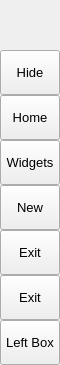
        <widget class="QFrame" name="leftMenuBg">
         <property name="minimumSize">
          <size>
           <width>60</width>
           <height>0</height>
          </size>
         </property>
         <property name="maximumSize">
          <size>
           <width>60</width>
           <height>16777215</height>
          </size>
         </property>
         <property name="frameShape">
          <enum>QFrame::Shape::NoFrame</enum>
         </property>
         <property name="frameShadow">
          <enum>QFrame::Shadow::Raised</enum>
         </property>
         <layout class="QVBoxLayout" name="verticalLayout_3">
          <property name="spacing">
           <number>0</number>
          </property>
          <property name="leftMargin">
           <number>0</number>
          </property>
          <property name="topMargin">
           <number>0</number>
          </property>
          <property name="rightMargin">
           <number>0</number>
          </property>
          <property name="bottomMargin">
           <number>0</number>
          </property>
          <item>
           <widget class="QFrame" name="topLogoInfo">
            <property name="minimumSize">
             <size>
              <width>0</width>
              <height>50</height>
             </size>
            </property>
            <property name="maximumSize">
             <size>
              <width>16777215</width>
              <height>50</height>
             </size>
            </property>
            <property name="frameShape">
             <enum>QFrame::Shape::NoFrame</enum>
            </property>
            <property name="frameShadow">
             <enum>QFrame::Shadow::Raised</enum>
            </property>
            <widget class="QFrame" name="topLogo">
             <property name="geometry">
              <rect>
               <x>10</x>
               <y>5</y>
               <width>42</width>
               <height>42</height>
              </rect>
             </property>
             <property name="minimumSize">
              <size>
               <width>42</width>
               <height>42</height>
              </size>
             </property>
             <property name="maximumSize">
              <size>
               <width>42</width>
               <height>42</height>
              </size>
             </property>
             <property name="frameShape">
              <enum>QFrame::Shape::NoFrame</enum>
             </property>
             <property name="frameShadow">
              <enum>QFrame::Shadow::Raised</enum>
             </property>
            </widget>
            <widget class="QLabel" name="titleLeftApp">
             <property name="geometry">
              <rect>
               <x>70</x>
               <y>8</y>
               <width>160</width>
               <height>20</height>
              </rect>
             </property>
             <property name="font">
              <font>
               <family>Segoe UI</family>
               <pointsize>12</pointsize>
               <italic>false</italic>
               <bold>true</bold>
              </font>
             </property>
             <property name="styleSheet">
              <string notr="true">font: 700 12pt &quot;Segoe UI&quot;;</string>
             </property>
             <property name="text">
              <string>PyDracula</string>
             </property>
             <property name="alignment">
              <set>Qt::AlignmentFlag::AlignLeading|Qt::AlignmentFlag::AlignLeft|Qt::AlignmentFlag::AlignTop</set>
             </property>
            </widget>
            <widget class="QLabel" name="titleLeftDescription">
             <property name="geometry">
              <rect>
               <x>70</x>
               <y>27</y>
               <width>160</width>
               <height>16</height>
              </rect>
             </property>
             <property name="maximumSize">
              <size>
               <width>16777215</width>
               <height>16</height>
              </size>
             </property>
             <property name="font">
              <font>
               <family>Segoe UI</family>
               <pointsize>8</pointsize>
               <italic>false</italic>
               <bold>false</bold>
              </font>
             </property>
             <property name="text">
              <string>Modern GUI / Flat Style</string>
             </property>
             <property name="alignment">
              <set>Qt::AlignmentFlag::AlignLeading|Qt::AlignmentFlag::AlignLeft|Qt::AlignmentFlag::AlignTop</set>
             </property>
            </widget>
           </widget>
          </item>
          <item>
           <widget class="QFrame" name="leftMenuFrame">
            <property name="frameShape">
             <enum>QFrame::Shape::NoFrame</enum>
            </property>
            <property name="frameShadow">
             <enum>QFrame::Shadow::Raised</enum>
            </property>
            <layout class="QVBoxLayout" name="verticalMenuLayout">
             <property name="spacing">
              <number>0</number>
             </property>
             <property name="leftMargin">
              <number>0</number>
             </property>
             <property name="topMargin">
              <number>0</number>
             </property>
             <property name="rightMargin">
              <number>0</number>
             </property>
             <property name="bottomMargin">
              <number>0</number>
             </property>
             <item>
              <widget class="QFrame" name="toggleBox">
               <property name="maximumSize">
                <size>
                 <width>16777215</width>
                 <height>45</height>
                </size>
               </property>
               <property name="frameShape">
                <enum>QFrame::Shape::NoFrame</enum>
               </property>
               <property name="frameShadow">
                <enum>QFrame::Shadow::Raised</enum>
               </property>
               <layout class="QVBoxLayout" name="verticalLayout_4">
                <property name="spacing">
                 <number>0</number>
                </property>
                <property name="leftMargin">
                 <number>0</number>
                </property>
                <property name="topMargin">
                 <number>0</number>
                </property>
                <property name="rightMargin">
                 <number>0</number>
                </property>
                <property name="bottomMargin">
                 <number>0</number>
                </property>
                <item>
                 <widget class="QPushButton" name="toggleButton">
                  <property name="sizePolicy">
                   <sizepolicy hsizetype="Expanding" vsizetype="Fixed">
                    <horstretch>0</horstretch>
                    <verstretch>0</verstretch>
                   </sizepolicy>
                  </property>
                  <property name="minimumSize">
                   <size>
                    <width>0</width>
                    <height>45</height>
                   </size>
                  </property>
                  <property name="font">
                   <font>
                    <family>Segoe UI</family>
                    <pointsize>10</pointsize>
                    <italic>false</italic>
                    <bold>false</bold>
                   </font>
                  </property>
                  <property name="cursor">
                   <cursorShape>PointingHandCursor</cursorShape>
                  </property>
                  <property name="layoutDirection">
                   <enum>Qt::LayoutDirection::LeftToRight</enum>
                  </property>
                  <property name="styleSheet">
                   <string notr="true">background-image: url(:/icons/images/icons/icon_menu.png);</string>
                  </property>
                  <property name="text">
                   <string>Hide</string>
                  </property>
                 </widget>
                </item>
               </layout>
              </widget>
             </item>
             <item alignment="Qt::AlignmentFlag::AlignTop">
              <widget class="QFrame" name="topMenu">
               <property name="frameShape">
                <enum>QFrame::Shape::NoFrame</enum>
               </property>
               <property name="frameShadow">
                <enum>QFrame::Shadow::Raised</enum>
               </property>
               <layout class="QVBoxLayout" name="verticalLayout_8">
                <property name="spacing">
                 <number>0</number>
                </property>
                <property name="leftMargin">
                 <number>0</number>
                </property>
                <property name="topMargin">
                 <number>0</number>
                </property>
                <property name="rightMargin">
                 <number>0</number>
                </property>
                <property name="bottomMargin">
                 <number>0</number>
                </property>
                <item>
                 <widget class="QPushButton" name="btn_home">
                  <property name="sizePolicy">
                   <sizepolicy hsizetype="Expanding" vsizetype="Fixed">
                    <horstretch>0</horstretch>
                    <verstretch>0</verstretch>
                   </sizepolicy>
                  </property>
                  <property name="minimumSize">
                   <size>
                    <width>0</width>
                    <height>45</height>
                   </size>
                  </property>
                  <property name="font">
                   <font>
                    <family>Segoe UI</family>
                    <pointsize>10</pointsize>
                    <italic>false</italic>
                    <bold>false</bold>
                   </font>
                  </property>
                  <property name="cursor">
                   <cursorShape>PointingHandCursor</cursorShape>
                  </property>
                  <property name="layoutDirection">
                   <enum>Qt::LayoutDirection::LeftToRight</enum>
                  </property>
                  <property name="styleSheet">
                   <string notr="true">background-image: url(:/icons/images/icons/cil-home.png);</string>
                  </property>
                  <property name="text">
                   <string>Home</string>
                  </property>
                 </widget>
                </item>
                <item>
                 <widget class="QPushButton" name="btn_widgets">
                  <property name="sizePolicy">
                   <sizepolicy hsizetype="Expanding" vsizetype="Fixed">
                    <horstretch>0</horstretch>
                    <verstretch>0</verstretch>
                   </sizepolicy>
                  </property>
                  <property name="minimumSize">
                   <size>
                    <width>0</width>
                    <height>45</height>
                   </size>
                  </property>
                  <property name="font">
                   <font>
                    <family>Segoe UI</family>
                    <pointsize>10</pointsize>
                    <italic>false</italic>
                    <bold>false</bold>
                   </font>
                  </property>
                  <property name="cursor">
                   <cursorShape>PointingHandCursor</cursorShape>
                  </property>
                  <property name="layoutDirection">
                   <enum>Qt::LayoutDirection::LeftToRight</enum>
                  </property>
                  <property name="styleSheet">
                   <string notr="true">background-image: url(:/icons/images/icons/cil-gamepad.png);</string>
                  </property>
                  <property name="text">
                   <string>Widgets</string>
                  </property>
                 </widget>
                </item>
                <item>
                 <widget class="QPushButton" name="btn_page1">
                  <property name="sizePolicy">
                   <sizepolicy hsizetype="Expanding" vsizetype="Fixed">
                    <horstretch>0</horstretch>
                    <verstretch>0</verstretch>
                   </sizepolicy>
                  </property>
                  <property name="minimumSize">
                   <size>
                    <width>0</width>
                    <height>45</height>
                   </size>
                  </property>
                  <property name="font">
                   <font>
                    <family>Segoe UI</family>
                    <pointsize>10</pointsize>
                    <italic>false</italic>
                    <bold>false</bold>
                   </font>
                  </property>
                  <property name="cursor">
                   <cursorShape>PointingHandCursor</cursorShape>
                  </property>
                  <property name="layoutDirection">
                   <enum>Qt::LayoutDirection::LeftToRight</enum>
                  </property>
                  <property name="styleSheet">
                   <string notr="true">background-image: url(:/icons/images/icons/cil-file.png);</string>
                  </property>
                  <property name="text">
                   <string>New</string>
                  </property>
                 </widget>
                </item>
                <item>
                 <widget class="QPushButton" name="btn_page2">
                  <property name="sizePolicy">
                   <sizepolicy hsizetype="Expanding" vsizetype="Fixed">
                    <horstretch>0</horstretch>
                    <verstretch>0</verstretch>
                   </sizepolicy>
                  </property>
                  <property name="minimumSize">
                   <size>
                    <width>0</width>
                    <height>45</height>
                   </size>
                  </property>
                  <property name="font">
                   <font>
                    <family>Segoe UI</family>
                    <pointsize>10</pointsize>
                    <italic>false</italic>
                    <bold>false</bold>
                   </font>
                  </property>
                  <property name="cursor">
                   <cursorShape>PointingHandCursor</cursorShape>
                  </property>
                  <property name="layoutDirection">
                   <enum>Qt::LayoutDirection::LeftToRight</enum>
                  </property>
                  <property name="styleSheet">
                   <string notr="true">background-image: url(:/icons/images/icons/cil-x.png);</string>
                  </property>
                  <property name="text">
                   <string>Exit</string>
                  </property>
                 </widget>
                </item>
                <item>
                 <widget class="QPushButton" name="btn_page3">
                  <property name="sizePolicy">
                   <sizepolicy hsizetype="Expanding" vsizetype="Fixed">
                    <horstretch>0</horstretch>
                    <verstretch>0</verstretch>
                   </sizepolicy>
                  </property>
                  <property name="minimumSize">
                   <size>
                    <width>0</width>
                    <height>45</height>
                   </size>
                  </property>
                  <property name="font">
                   <font>
                    <family>Segoe UI</family>
                    <pointsize>10</pointsize>
                    <italic>false</italic>
                    <bold>false</bold>
                   </font>
                  </property>
                  <property name="cursor">
                   <cursorShape>PointingHandCursor</cursorShape>
                  </property>
                  <property name="layoutDirection">
                   <enum>Qt::LayoutDirection::LeftToRight</enum>
                  </property>
                  <property name="styleSheet">
                   <string notr="true">background-image: url(:/icons/images/icons/cil-alarm.png);</string>
                  </property>
                  <property name="text">
                   <string>Exit</string>
                  </property>
                 </widget>
                </item>
               </layout>
              </widget>
             </item>
             <item alignment="Qt::AlignmentFlag::AlignBottom">
              <widget class="QFrame" name="bottomMenu">
               <property name="frameShape">
                <enum>QFrame::Shape::NoFrame</enum>
               </property>
               <property name="frameShadow">
                <enum>QFrame::Shadow::Raised</enum>
               </property>
               <layout class="QVBoxLayout" name="verticalLayout_9">
                <property name="spacing">
                 <number>0</number>
                </property>
                <property name="leftMargin">
                 <number>0</number>
                </property>
                <property name="topMargin">
                 <number>0</number>
                </property>
                <property name="rightMargin">
                 <number>0</number>
                </property>
                <property name="bottomMargin">
                 <number>0</number>
                </property>
                <item>
                 <widget class="QPushButton" name="toggleLeftBox">
                  <property name="sizePolicy">
                   <sizepolicy hsizetype="Expanding" vsizetype="Fixed">
                    <horstretch>0</horstretch>
                    <verstretch>0</verstretch>
                   </sizepolicy>
                  </property>
                  <property name="minimumSize">
                   <size>
                    <width>0</width>
                    <height>45</height>
                   </size>
                  </property>
                  <property name="font">
                   <font>
                    <family>Segoe UI</family>
                    <pointsize>10</pointsize>
                    <italic>false</italic>
                    <bold>false</bold>
                   </font>
                  </property>
                  <property name="cursor">
                   <cursorShape>PointingHandCursor</cursorShape>
                  </property>
                  <property name="layoutDirection">
                   <enum>Qt::LayoutDirection::LeftToRight</enum>
                  </property>
                  <property name="styleSheet">
                   <string notr="true">background-image: url(:/icons/images/icons/icon_settings.png);</string>
                  </property>
                  <property name="text">
                   <string>Left Box</string>
                  </property>
                 </widget>
                </item>
               </layout>
              </widget>
             </item>
            </layout>
           </widget>
          </item>
         </layout>
        </widget>
